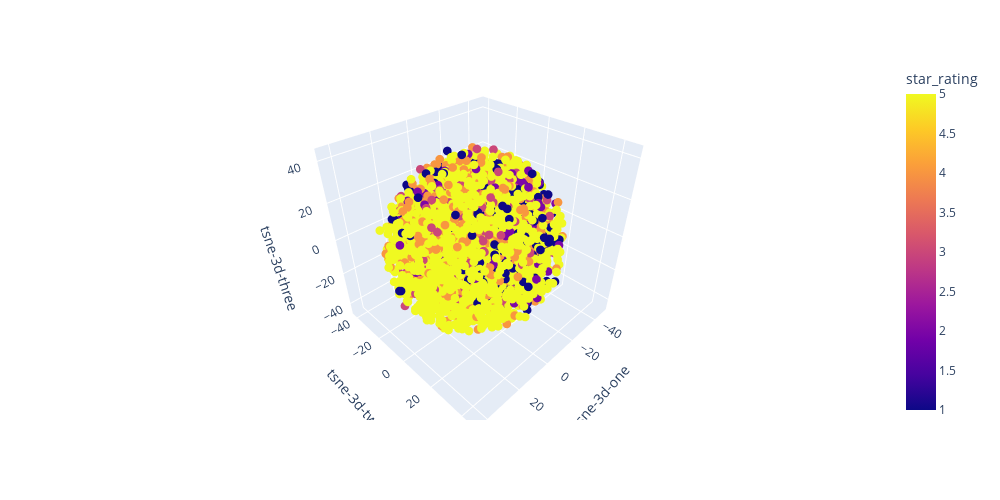

Here is the notebook cell this chart was saved with:
### Code cell
import plotly.express as px
fig = px.scatter_3d(df_tsne_3_dim, x='tsne-3d-one', y='tsne-3d-two', z='tsne-3d-three', color='star_rating', width=1000, height=500)
fig.update_traces(marker_size = 3)
fig.show()

### Figure 1 — Plotly figure (JSON) as saved in the notebook; plotly's stock layout.template omitted (floating-point values rounded to 4 significant figures; data arrays with more than 128 entries replaced by an {"elided": "..."} marker saying what was removed)
{"data": [{"hovertemplate": "tsne-3d-one=%{x}<br>tsne-3d-two=%{y}<br>tsne-3d-three=%{z}<br>star_rating=%{marker.color}<extra></extra>", "legendgroup": "", "marker": {"color": {"elided": "5000 int values"}, "coloraxis": "coloraxis", "size": 3, "symbol": "circle"}, "mode": "markers", "name": "", "scene": "scene", "showlegend": false, "type": "scatter3d", "x": {"elided": "5000 float values"}, "y": {"elided": "5000 float values"}, "z": {"elided": "5000 float values"}}], "layout": {"coloraxis": {"colorbar": {"title": {"text": "star_rating"}}, "colorscale": [[0, "#0d0887"], [0.1111, "#46039f"], [0.2222, "#7201a8"], [0.3333, "#9c179e"], [0.4444, "#bd3786"], [0.5556, "#d8576b"], [0.6667, "#ed7953"], [0.7778, "#fb9f3a"], [0.8889, "#fdca26"], [1, "#f0f921"]]}, "height": 500, "legend": {"tracegroupgap": 0}, "margin": {"t": 60}, "scene": {"domain": {"x": [0, 1], "y": [0, 1]}, "xaxis": {"title": {"text": "tsne-3d-one"}}, "yaxis": {"title": {"text": "tsne-3d-two"}}, "zaxis": {"title": {"text": "tsne-3d-three"}}}, "width": 1000}}
